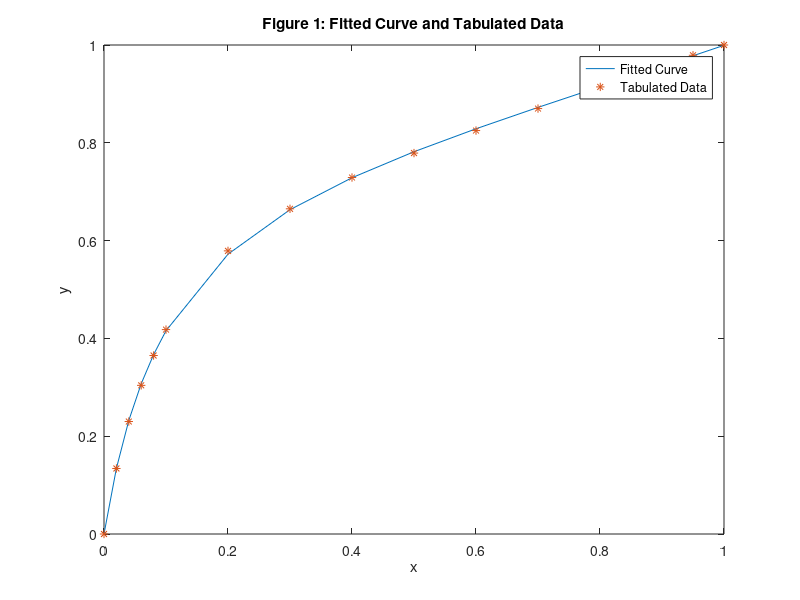
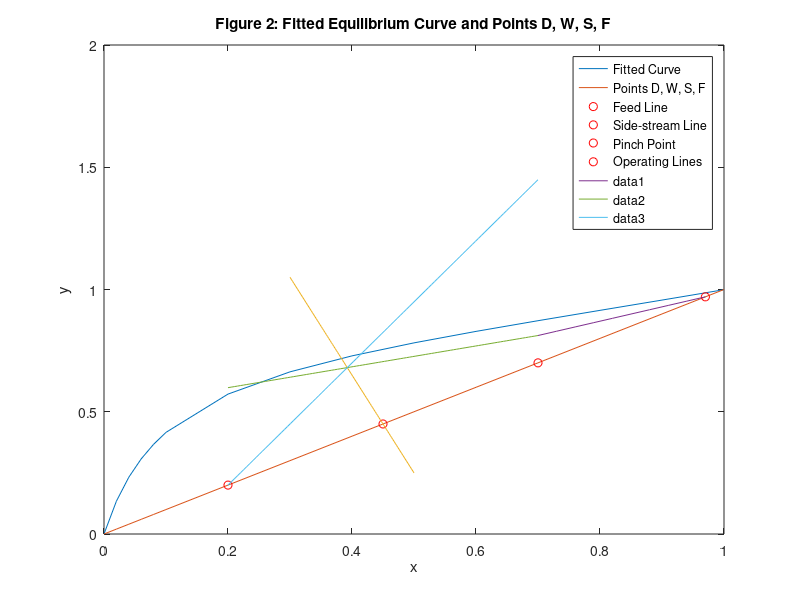

Recreate these plots in MATLAB, in order.
clc
clear all


% Define data
x_given = [0 0.02 0.04 0.06 0.08 0.10 0.20 0.30 0.40 0.50 0.60 0.70 0.80 0.90 0.95 1.0];
y_given = [0 0.134 0.23 0.304 0.365 0.418 0.579 0.665 0.729 0.779 0.825 0.87 0.915 0.958 0.979 1];

% Initial guess for parameters
init_params = [1 2 1];

% Define function for curve fitting
fit_func = @(params, x) (params(1).*x)./(1 + params(2).*x + params(3).*x.^2);

% Perform curve fitting
fit_params = lsqcurvefit(fit_func, init_params, x_given, y_given);

% Calculate fitted y values
y_fitted = (fit_params(1).*x_given)./(1 + fit_params(2).*x_given + fit_params(3).*x_given.^2);

% Plot fitted curve and original data
figure
plot(x_given, y_fitted)
hold on
plot(x_given, y_given, '*')
title('Figure 1: Fitted Curve and Tabulated Data');
xlabel('x');
ylabel('y');
legend('Fitted Curve', 'Tabulated Data');


% Define system parameters
z = 0.45;
F = 500;
q = 0.8;
xD = 0.97;
xW = 0.2;

side_rate = 50;
x_side_rate = 0.70;
q_s = 1;

% Calculate distillate and bottom product rates
D = (F*z - F*xW - side_rate*x_side_rate + side_rate*xW) / (xD - xW);
W = F - D - side_rate;

% Calculate feed line
x_feed_line = linspace(0.3, 0.5, 100);
y_feed_line = x_feed_line * (q / (q - 1)) - z / (q - 1);

% Plot equilibrium curve, feed line, and points
figure
plot(x_given, y_fitted)
hold on
plot(x_given, x_given)
plot(xD, xD, 'ro')
plot(xW, xW, 'ro')
plot(z, z, 'ro')
plot(x_side_rate, x_side_rate, 'ro')
plot(x_feed_line, y_feed_line,'-')


title('Figure 2: Fitted Equilibrium Curve and Points D, W, S, F');
xlabel('x');
ylabel('y');

legend('Fitted Curve', 'Points D, W, S, F', 'Feed Line', 'Side-stream Line', 'Pinch Point', 'Operating Lines');

% Calculate intersection point
y_intersect = (fit_params(1).*x_side_rate)./(1 + fit_params(2).*x_side_rate + fit_params(3).*x_side_rate.^2);

% Calculate minimum and actual reflux ratios
slope = (xD - y_intersect) / (xD - x_side_rate);
min_reflux_ratio = slope / (1 - slope);
actual_reflux_ratio = 2.5 * min_reflux_ratio;

% Calculate operating lines and plot
Vap_flow_1 = (actual_reflux_ratio + 1) * D;
Liq_flow_1 = actual_reflux_ratio * D;
x_val = linspace(0.97, 0.7, 10);
y_val = (Liq_flow_1 / Vap_flow_1) * x_val + xD / (actual_reflux_ratio + 1);
plot(x_val, y_val)

%% Line 2
x_val1 = linspace(0.2, 0.7, 100);
y_val1 = ((Liq_flow_1 - side_rate) / Vap_flow_1) * x_val1 + (xD * D + side_rate * x_side_rate) / Vap_flow_1;
plot(x_val1, y_val1)

%% Line 3
Liq_flow_3 = F * q + Liq_flow_1 - side_rate;
Vap_flow_3 = (q - 1) * F + Vap_flow_1;
y_val2 = (Liq_flow_3 / Vap_flow_3) * x_val1 - W * xW / Vap_flow_3;
plot(x_val1, y_val2)




% McCabe-Thiele construction



% % Define parameters for McCabe-Thiele construction



% Display results
fprintf('Minimum reflux ratio: %.2f\n', min_reflux_ratio);
fprintf('Actual reflux ratio: %.2f\n', actual_reflux_ratio);
fprintf('Pinch Point: %d\n', slope);
